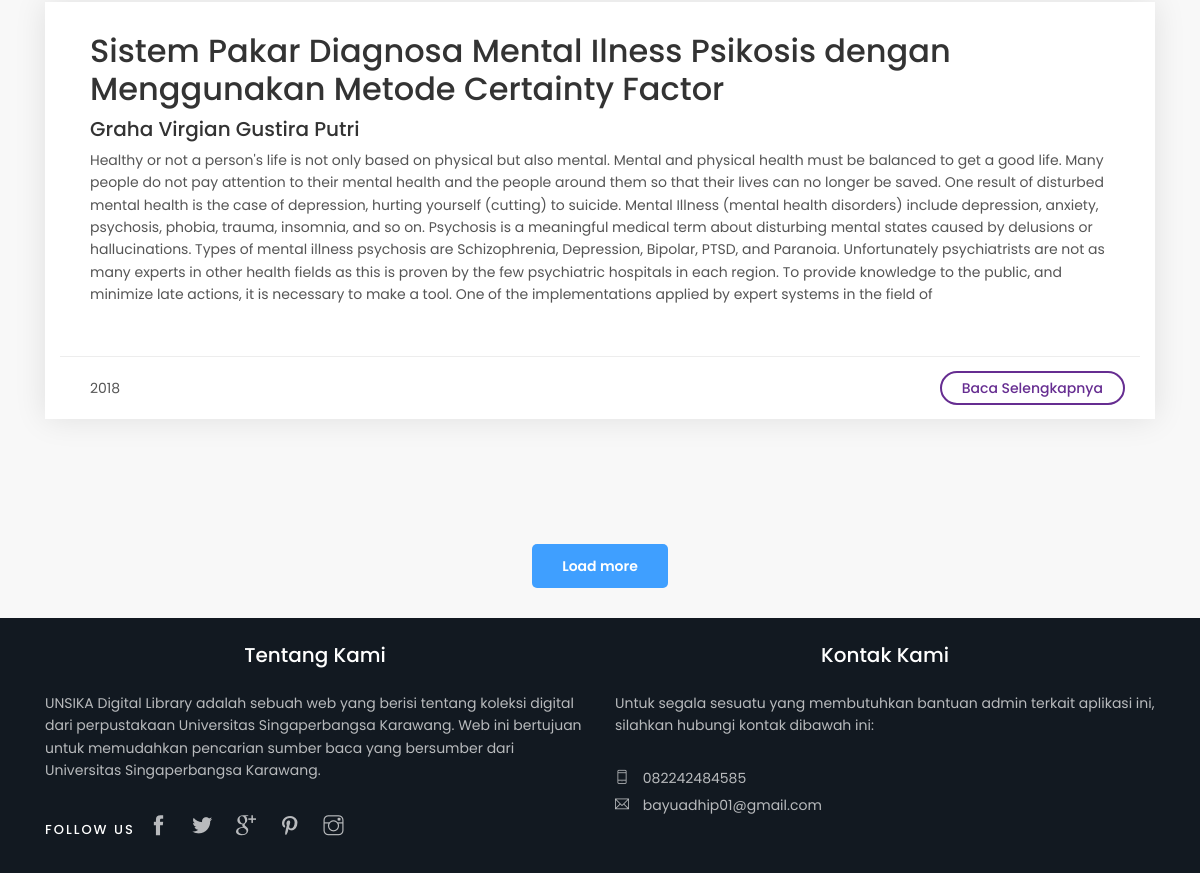
The page /index.php/home/jurnal (lower part) on the database as committed earlier.
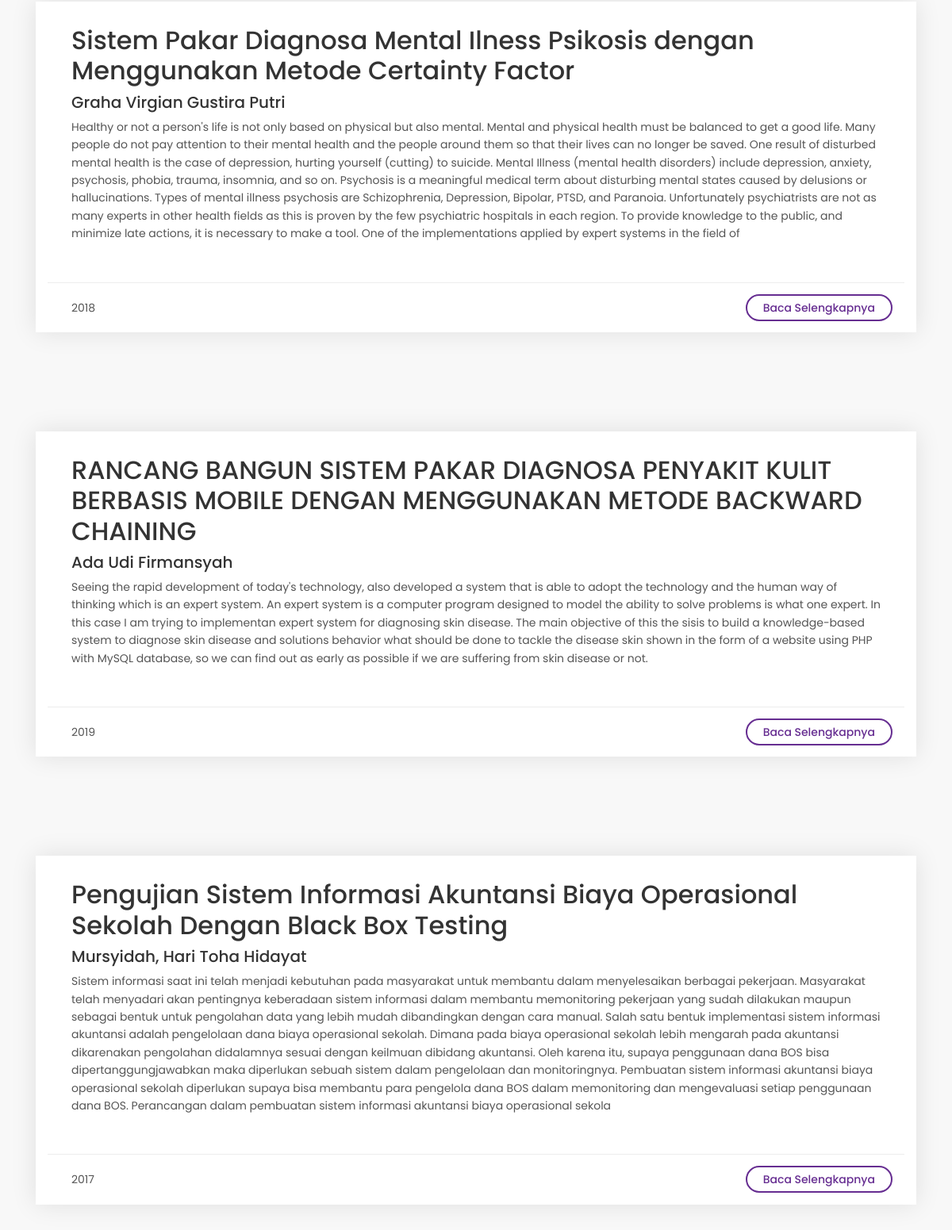
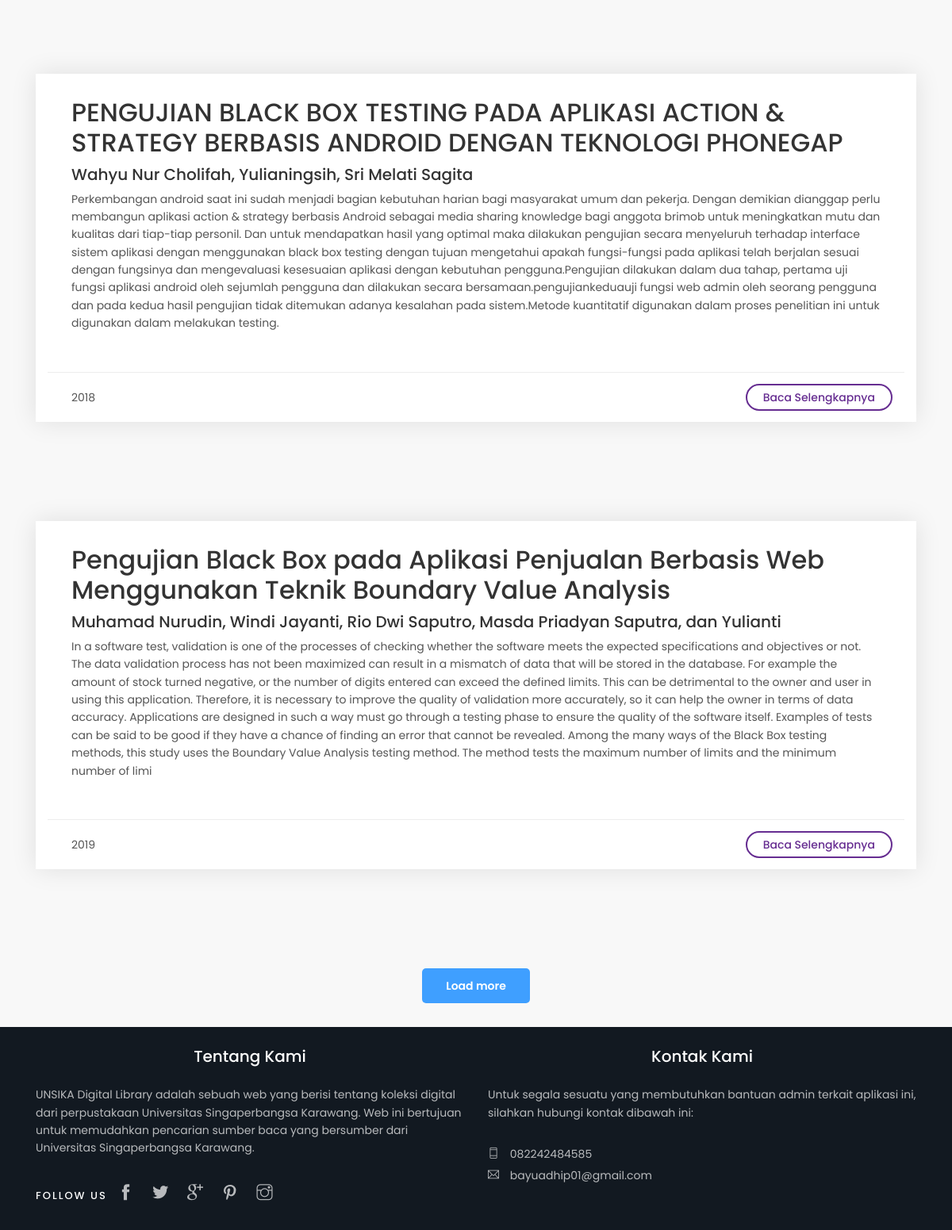
The same page on the database as committed later (2 pictures, top to bottom).
### tables this page shows
CREATE TABLE `jurnal` (
  `id_jurnal` int(11) NOT NULL,
  `judul` varchar(300) NOT NULL,
  `penulis` varchar(300) NOT NULL,
  `abstrak` varchar(1000) NOT NULL,
  `email` varchar(200) NOT NULL,
  `tahun` int(4) NOT NULL,
  `issn` varchar(255) NOT NULL,
  `isbn` varchar(255) NOT NULL,
  `pdf_jurnal` varchar(255) NOT NULL
);

### application/controllers/Home.php (called while the page is built, shortened)
<?php
class Home extends CI_Controller {
	public function __construct()
	{
		$this->load->database();
		$this->load->library(['ion_auth', 'form_validation']);
		$this->load->helper(['url', 'language']);
		$this->load->model(['umum_model','anggota_model', 'jurnal_model']);
	}
	public function jurnal()
	{
		$data['jurnal'] = $this->jurnal_model->getAll();
		$this->load->view('jurnal/jurnal', $data);
	}
}

### index.php (called while the page is built, shortened)
<?php
require_once BASEPATH.'core/CodeIgniter.php';

### application/models/jurnal_model.php (called while the page is built, shortened)
<?php defined('BASEPATH') OR exit('No direct script access allowed');
class jurnal_model extends CI_Model
{
    private $_table = "jurnal";
    public function getAll()
    {
        return $this->db->get($this->_table)->result();
    }
}

### application/views/jurnal/jurnal.php (the view, shortened to what this page needs)
<!DOCTYPE html>
<html lang="en">
<head>
	<?php
		$this->load->view('include/head');
	?>
</head>
<body>
		<?php
			if(!$this->ion_auth->logged_in())
			{
				$this->load->view('include/header');
			}
			else
			{
				$this->load->view('user/include/header');
			}
        ?>
        <?php
            $this->load->view('include/dashboard');
        ?>
	<main>
		<?php foreach ($jurnal as $j): ?>
		<div class="container margin_60_35">
			<div class="box_list wow">
					<div class="col-lg-12">
						<div class="wrapper">
							<h2><?=$j->judul?></h2>
							<h5><?=$j->penulis?></h5>
							<p><?=$j->abstrak?></p>
						</div>
						<ul>
							<li><?= $j->tahun ?></li>
							<li><a href="<?=site_url('home/detail_jurnal/'.$j->id_jurnal)?>">Baca Selengkapnya</a></li>
						</ul>
					</div>
				</div>
		</div>
		<?php endforeach;?>
			<p class="text-center add_top_60"><a href="#0" class="btn_1">Load more</a></p>
	</main>
	<footer>
		<?php
			$this->load->view('include/footer');
		?>
	</footer>
</body>
</html>

### application/views/include/head.php (shortened to what this page needs)
   <link href="<?=base_url("assets/css/bootstrap.min.css")?>" rel="stylesheet">
   <link href="<?=base_url("assets/css/style.css")?>" rel="stylesheet">
<link href="<?=base_url("assets/css/vendors.css")?>" rel="stylesheet">
<link href="<?=base_url("assets/css/icon_fonts/css/all_icons.min.css")?>" rel="stylesheet">
<link href="<?=base_url("assets/css/skins/square/grey.css")?>" rel="stylesheet">
   <link href="<?=base_url("assets/css/wizard.css")?>" rel="stylesheet">
   <link href="<?=base_url("assets/css/custom.css")?>" rel="stylesheet">

### application/views/include/footer.php (shortened to what this page needs)
<div class="container">
      <div class="row">
        <div class="col-lg-6 col-md-6 single-footer-widget" >
          <h5 style="text-align:center">Tentang Kami</h5>
					<p>UNSIKA Digital Library adalah sebuah web yang berisi tentang koleksi digital dari perpustakaan Universitas Singaperbangsa Karawang.
					Web ini bertujuan untuk memudahkan pencarian sumber baca yang bersumber dari Universitas Singaperbangsa Karawang. </p>
					<div class="follow_us">
						<ul>
							<li>Follow us</li>
							<li><a href="#0"><i class="ti-facebook"></i></a></li>
							<li><a href="#0"><i class="ti-twitter-alt"></i></a></li>
							<li><a href="#0"><i class="ti-google"></i></a></li>
							<li><a href="#0"><i class="ti-pinterest"></i></a></li>
							<li><a href="#0"><i class="ti-instagram"></i></a></li>
						</ul>
					</div>
        </div>
        <div class="col-lg-6 col-md-6 single-footer-widget">
          <h5 style="text-align:center">Kontak Kami</h5>
		  <p>Untuk segala sesuatu yang membutuhkan bantuan admin terkait aplikasi ini, silahkan hubungi kontak dibawah ini: </p>
          <ul class="contacts">
						<li><a href="tel://082242484585"><i class="ti-mobile"></i> 082242484585</a></li>
						<li><a href="mailto:bayuadhip01@gmail.com"><i class="ti-email"></i> bayuadhip01@gmail.com</a></li>
					</ul>
        </div>
				</div>
			</div>

Rows that differ between the two databases and show on the page:
added jurnal: judul "RANCANG BANGUN SISTEM PAKAR DIAGNOSA PENYAKIT KULIT BERBASIS MOBILE DENGAN MENGGUNAKAN METODE BACKWARD CHAINING", penulis "Ada Udi Firmansyah", abstrak "Seeing the rapid development of today's technology, also developed a system that is able to adopt the technology and the human way of thinking which is an expert system. An expert system is a computer program designed to model the ability to solve problems is what one expert. In this case I am trying to implementan expert system for diagnosing skin disease. The main objective of this the sisis to build a knowledge-based system to diagnose skin disease and solutions behavior what should be done to tackle the disease skin shown in the form of a website using PHP with MySQL database, so we can find out as early as possible if we are suffering from skin disease or not.", tahun "2019"
added jurnal: judul "Pengujian Sistem Informasi Akuntansi Biaya Operasional Sekolah Dengan Black Box Testing", penulis "Mursyidah, Hari Toha Hidayat", abstrak "Sistem informasi saat ini telah menjadi kebutuhan pada masyarakat untuk membantu dalam menyelesaikan berbagai pekerjaan. Masyarakat telah menyadari akan pentingnya keberadaan sistem informasi dalam membantu memonitoring pekerjaan yang sudah dilakukan maupun sebagai bentuk untuk pengolahan data yang lebih mudah dibandingkan dengan cara manual. Salah satu bentuk implementasi sistem informasi akuntansi adalah pengelolaan dana biaya operasional sekolah. Dimana pada biaya operasional sekolah lebih mengarah pada akuntansi dikarenakan pengolahan didalamnya sesuai dengan keilmuan dibidang akuntansi. Oleh karena itu, supaya penggunaan dana BOS bisa dipertanggungjawabkan maka diperlukan sebuah sistem…", tahun "2017"
added jurnal: judul "PENGUJIAN BLACK BOX TESTING PADA APLIKASI ACTION & STRATEGY BERBASIS ANDROID DENGAN TEKNOLOGI PHONEGAP", penulis "Wahyu Nur Cholifah, Yulianingsih, Sri Melati Sagita", abstrak "Perkembangan android saat ini sudah menjadi bagian kebutuhan harian bagi masyarakat umum dan pekerja. Dengan demikian dianggap perlu membangun aplikasi action & strategy berbasis Android sebagai media sharing knowledge bagi anggota brimob untuk meningkatkan mutu dan kualitas dari tiap-tiap personil. Dan untuk mendapatkan hasil yang optimal maka dilakukan pengujian secara menyeluruh terhadap interface sistem aplikasi dengan menggunakan black box testing dengan tujuan mengetahui apakah fungsi-fungsi pada aplikasi telah berjalan sesuai dengan fungsinya dan mengevaluasi kesesuaian aplikasi dengan kebutuhan pengguna.Pengujian dilakukan dalam dua tahap, pertama uji fungsi aplikasi android oleh…", tahun "2018"
added jurnal: judul "Pengujian Black Box pada Aplikasi Penjualan Berbasis Web Menggunakan Teknik Boundary Value Analysis", penulis "Muhamad Nurudin, Windi Jayanti, Rio Dwi Saputro, Masda Priadyan Saputra, dan Yulianti", abstrak "In a software test, validation is one of the processes of checking whether the software meets the expected specifications and objectives or not. The data validation process has not been maximized can result in a mismatch of data that will be stored in the database. For example the amount of stock turned negative, or the number of digits entered can exceed the defined limits. This can be detrimental to the owner and user in using this application. Therefore, it is necessary to improve the quality of validation more accurately, so it can help the owner in terms of data accuracy. Applications are designed in such a way must go through a testing phase to ensure the quality of the software…", tahun "2019"
